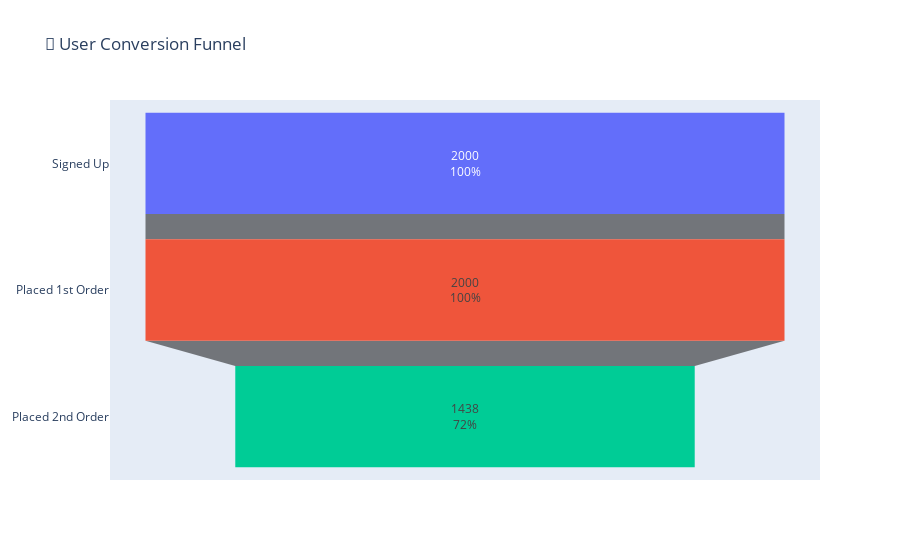
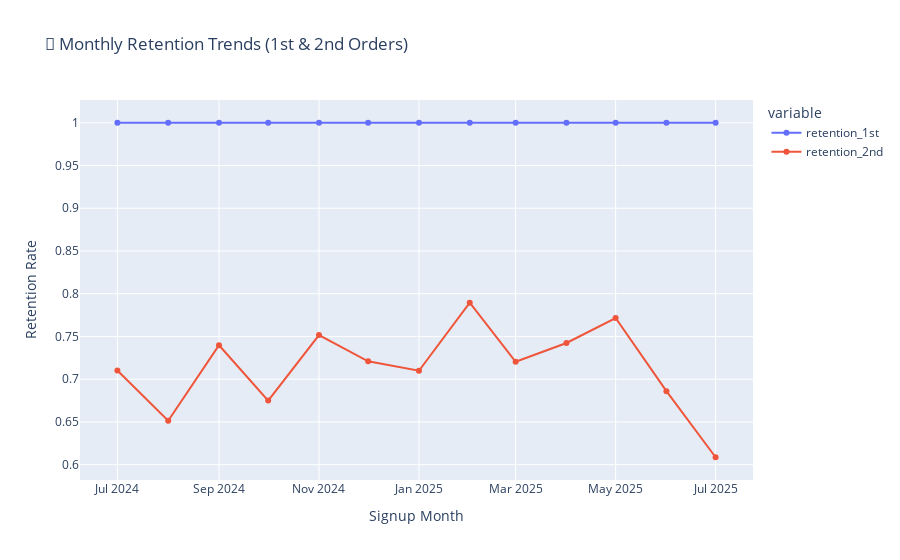
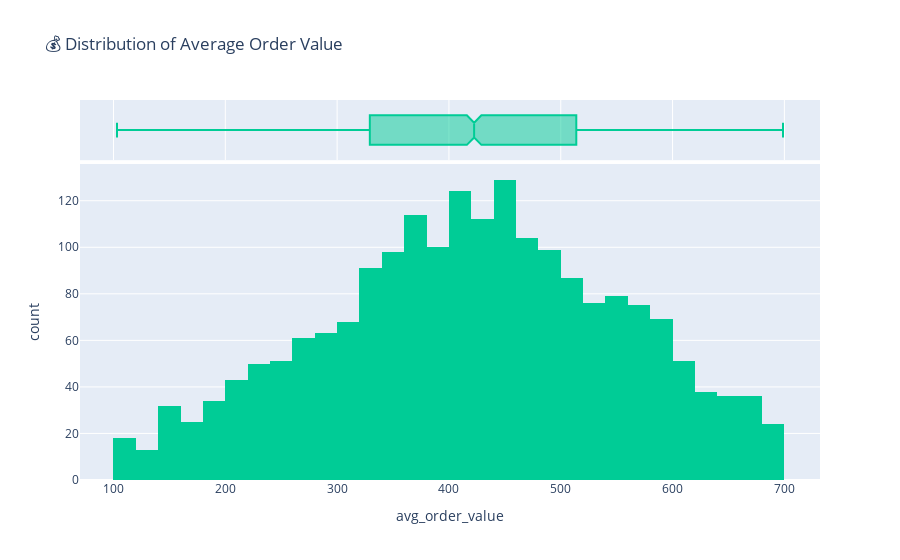
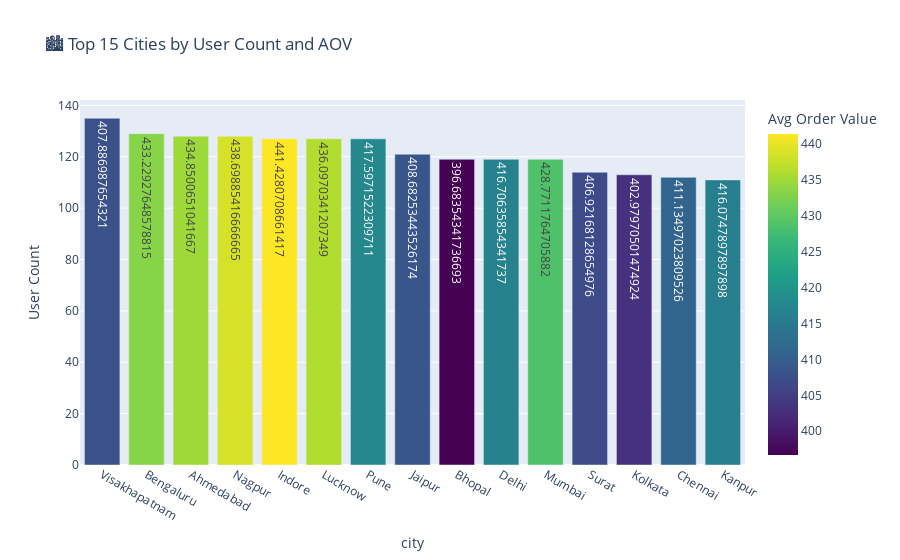

The notebook cell these images were saved under, in order:
### Code cell
import pandas as pd
import plotly.express as px
import plotly.graph_objects as go

# Load data
df = pd.read_csv("swiggy_user_orders_dataset.csv")

# -----------------------------
# 🛠️ Date Parsing & Engineering
# -----------------------------
date_cols = ['signup_date', 'first_order_date', 'second_order_date', 'third_order_date']
for col in date_cols:
    df[col] = pd.to_datetime(df[col], errors='coerce')

df['days_to_1st_order'] = (df['first_order_date'] - df['signup_date']).dt.days
df['days_between_1st_2nd'] = (df['second_order_date'] - df['first_order_date']).dt.days
df['days_between_2nd_3rd'] = (df['third_order_date'] - df['second_order_date']).dt.days
df['total_orders'] = df[['first_order_date', 'second_order_date', 'third_order_date']].notnull().sum(axis=1)
df['avg_order_value'] = df[['order_value_1', 'order_value_2', 'order_value_3']].mean(axis=1)
df['signup_month'] = df['signup_date'].dt.to_period('M').astype(str)

# ---------------------------------
# 🔽 Funnel Chart: Conversion Stages
# ---------------------------------
signup_total = df.shape[0]
first_orders = df['first_order_date'].notna().sum()
second_orders = df['second_order_date'].notna().sum()

fig_funnel = go.Figure(go.Funnel(
    y=["Signed Up", "Placed 1st Order", "Placed 2nd Order"],
    x=[signup_total, first_orders, second_orders],
    textposition="inside", textinfo="value+percent previous",
    marker=dict(color=["#636EFA", "#EF553B", "#00CC96"])
))
fig_funnel.update_layout(title="🔽 User Conversion Funnel")
fig_funnel.show()

# ----------------------------------------
# 📈 Retention Rate Over Signup Cohorts
# ----------------------------------------
monthly_ret = df.groupby('signup_month').agg(
    total_signups=('user_id', 'count'),
    first_orders=('first_order_date', lambda x: x.notna().sum()),
    second_orders=('second_order_date', lambda x: x.notna().sum())
).reset_index()

monthly_ret['retention_1st'] = monthly_ret['first_orders'] / monthly_ret['total_signups']
monthly_ret['retention_2nd'] = monthly_ret['second_orders'] / monthly_ret['total_signups']

fig_retention = px.line(
    monthly_ret,
    x='signup_month',
    y=['retention_1st', 'retention_2nd'],
    title="📅 Monthly Retention Trends (1st & 2nd Orders)",
    markers=True,
    labels={"value": "Retention Rate", "signup_month": "Signup Month"},
    color_discrete_map={'retention_1st': '#636EFA', 'retention_2nd': '#EF553B'}
)
fig_retention.show()

# -----------------------------------------------
# 🧊 Average Order Value Distribution & Outliers
# -----------------------------------------------
fig_aov = px.histogram(
    df, x="avg_order_value", nbins=40,
    marginal="box", title="💰 Distribution of Average Order Value",
    color_discrete_sequence=["#00CC96"]
)
fig_aov.show()

# ---------------------------------------------------
# 🏙️ Top Cities by User Count and Avg Order Value
# ---------------------------------------------------
city_stats = df.groupby('city').agg(
    user_count=('user_id', 'count'),
    avg_order_value=('avg_order_value', 'mean')
).sort_values('user_count', ascending=False).head(15).reset_index()

fig_city = px.bar(
    city_stats, x='city', y='user_count',
    text='avg_order_value', color='avg_order_value',
    title="🏙️ Top 15 Cities by User Count and AOV",
    labels={'user_count': 'User Count', 'avg_order_value': 'Avg Order Value'},
    color_continuous_scale='Viridis'
)
fig_city.show()

# -----------------------------------------
# 🔍 Retention by Signup Channel & Device
# -----------------------------------------
for attr in ['signup_channel', 'device']:
    attr_ret = df.groupby(attr)[['retained_7_days', 'retained_30_days']].mean().reset_index()
    fig_attr = px.bar(
        attr_ret, x=attr,
        y=['retained_7_days', 'retained_30_days'],
        barmode="group",
        title=f"📱 Retention by {attr.replace('_', ' ').title()}",
        color_discrete_map={'retained_7_days': '#AB63FA', 'retained_30_days': '#FFA15A'}
    )
    fig_attr.show()

# ------------------------------------
# 🧮 Correlation Between Key Features
# ------------------------------------
corr_cols = ['days_to_1st_order', 'days_between_1st_2nd', 'avg_order_value', 'retained_7_days', 'retained_30_days']
fig_corr = px.imshow(
    df[corr_cols].corr(), text_auto=True,
    title="📊 Correlation Heatmap of Key Metrics",
    color_continuous_scale="RdBu_r"
)
fig_corr.show()

# ----------------------------------------------------------
# ⏱️ Time to First Order vs 30-Day Retention (Trendline)
# ----------------------------------------------------------
import pandas as pd
import numpy as np
import plotly.express as px

# --- Sample DataFrame creation (replace with your actual DataFrame) ---
# df = pd.read_csv("your_data.csv")  # If loading from a CSV

# Ensure correct data types
df['days_to_1st_order'] = pd.to_numeric(df['days_to_1st_order'], errors='coerce')
df['retained_30_days'] = pd.to_numeric(df['retained_30_days'], errors='coerce')

# Drop rows with NaNs in either of the relevant columns
scatter_data = df[['days_to_1st_order', 'retained_30_days']].dropna()

# ---------------------------------------------------
# 🔁 Reorder Delays Distribution (1st to 2nd Order)
# ---------------------------------------------------
fig_reorder_delay = px.histogram(
    df[df['days_between_1st_2nd'].notna()],
    x="days_between_1st_2nd", nbins=40, marginal="rug",
    title="🕒 Distribution of Days Between 1st and 2nd Orders",
    color_discrete_sequence=["#636EFA"]
)
fig_reorder_delay.show()

# ---------------------------------------------------
# 📉 Churn Rate = Users who didn't order again
# ---------------------------------------------------
df['churned_after_1st'] = df['second_order_date'].isna()
churn_rate = df['churned_after_1st'].mean()

print(f"🧯 Churn after 1st order: {churn_rate:.2%}")

### Figure 1 — Plotly figure (JSON) as saved in the notebook; plotly's stock layout.template omitted (floating-point values rounded to 4 significant figures)
{"data": [{"marker": {"color": ["#636EFA", "#EF553B", "#00CC96"]}, "textinfo": "value+percent previous", "textposition": "inside", "type": "funnel", "x": [2000, 2000, 1438], "y": ["Signed Up", "Placed 1st Order", "Placed 2nd Order"]}], "layout": {"title": {"text": "🔽 User Conversion Funnel"}}}

### Figure 2 — Plotly figure (JSON) as saved in the notebook; plotly's stock layout.template omitted (floating-point values rounded to 4 significant figures)
{"data": [{"hovertemplate": "variable=retention_1st<br>Signup Month=%{x}<br>Retention Rate=%{y}<extra></extra>", "legendgroup": "retention_1st", "line": {"color": "#636EFA", "dash": "solid"}, "marker": {"symbol": "circle"}, "mode": "lines+markers", "name": "retention_1st", "orientation": "v", "showlegend": true, "type": "scatter", "x": ["2024-07", "2024-08", "2024-09", "2024-10", "2024-11", "2024-12", "2025-01", "2025-02", "2025-03", "2025-04", "2025-05", "2025-06", "2025-07"], "xaxis": "x", "y": [1, 1, 1, 1, 1, 1, 1, 1, 1, 1, 1, 1, 1], "yaxis": "y"}, {"hovertemplate": "variable=retention_2nd<br>Signup Month=%{x}<br>Retention Rate=%{y}<extra></extra>", "legendgroup": "retention_2nd", "line": {"color": "#EF553B", "dash": "solid"}, "marker": {"symbol": "circle"}, "mode": "lines+markers", "name": "retention_2nd", "orientation": "v", "showlegend": true, "type": "scatter", "x": ["2024-07", "2024-08", "2024-09", "2024-10", "2024-11", "2024-12", "2025-01", "2025-02", "2025-03", "2025-04", "2025-05", "2025-06", "2025-07"], "xaxis": "x", "y": [0.7101, 0.6514, 0.7397, 0.675, 0.7517, 0.7209, 0.7099, 0.7895, 0.7204, 0.7423, 0.7716, 0.686, 0.6087], "yaxis": "y"}], "layout": {"legend": {"title": {"text": "variable"}, "tracegroupgap": 0}, "title": {"text": "📅 Monthly Retention Trends (1st & 2nd Orders)"}, "xaxis": {"anchor": "y", "domain": [0, 1], "title": {"text": "Signup Month"}}, "yaxis": {"anchor": "x", "domain": [0, 1], "title": {"text": "Retention Rate"}}}}

### Figure 3 — Plotly figure (JSON) as saved in the notebook; plotly's stock layout.template omitted (floating-point values rounded to 4 significant figures; data arrays with more than 128 entries replaced by an {"elided": "..."} marker saying what was removed)
{"data": [{"alignmentgroup": "True", "bingroup": "x", "hovertemplate": "avg_order_value=%{x}<br>count=%{y}<extra></extra>", "legendgroup": "", "marker": {"color": "#00CC96", "pattern": {"shape": ""}}, "name": "", "nbinsx": 40, "offsetgroup": "", "orientation": "v", "showlegend": false, "type": "histogram", "x": {"elided": "2000 float values"}, "xaxis": "x", "yaxis": "y"}, {"alignmentgroup": "True", "hovertemplate": "avg_order_value=%{x}<extra></extra>", "legendgroup": "", "marker": {"color": "#00CC96"}, "name": "", "notched": true, "offsetgroup": "", "showlegend": false, "type": "box", "x": {"elided": "2000 float values"}, "xaxis": "x2", "yaxis": "y2"}], "layout": {"barmode": "relative", "legend": {"tracegroupgap": 0}, "title": {"text": "💰 Distribution of Average Order Value"}, "xaxis": {"anchor": "y", "domain": [0, 1], "title": {"text": "avg_order_value"}}, "xaxis2": {"anchor": "y2", "domain": [0, 1], "matches": "x", "showgrid": true, "showticklabels": false}, "yaxis": {"anchor": "x", "domain": [0, 0.8316], "title": {"text": "count"}}, "yaxis2": {"anchor": "x2", "domain": [0.8416, 1], "matches": "y2", "showgrid": false, "showline": false, "showticklabels": false, "ticks": ""}}}

### Figure 4 — Plotly figure (JSON) as saved in the notebook; plotly's stock layout.template omitted (floating-point values rounded to 4 significant figures)
{"data": [{"alignmentgroup": "True", "hovertemplate": "city=%{x}<br>User Count=%{y}<br>Avg Order Value=%{marker.color}<extra></extra>", "legendgroup": "", "marker": {"color": [407.9, 433.2, 434.9, 438.7, 441.4, 436.1, 417.6, 408.7, 396.7, 416.7, 428.8, 406.9, 403.0, 411.1, 416.1], "coloraxis": "coloraxis", "pattern": {"shape": ""}}, "name": "", "offsetgroup": "", "orientation": "v", "showlegend": false, "text": [407.9, 433.2, 434.9, 438.7, 441.4, 436.1, 417.6, 408.7, 396.7, 416.7, 428.8, 406.9, 403.0, 411.1, 416.1], "textposition": "auto", "type": "bar", "x": ["Visakhapatnam", "Bengaluru", "Ahmedabad", "Nagpur", "Indore", "Lucknow", "Pune", "Jaipur", "Bhopal", "Delhi", "Mumbai", "Surat", "Kolkata", "Chennai", "Kanpur"], "xaxis": "x", "y": [135, 129, 128, 128, 127, 127, 127, 121, 119, 119, 119, 114, 113, 112, 111], "yaxis": "y"}], "layout": {"barmode": "relative", "coloraxis": {"colorbar": {"title": {"text": "Avg Order Value"}}, "colorscale": [[0, "#440154"], [0.1111, "#482878"], [0.2222, "#3e4989"], [0.3333, "#31688e"], [0.4444, "#26828e"], [0.5556, "#1f9e89"], [0.6667, "#35b779"], [0.7778, "#6ece58"], [0.8889, "#b5de2b"], [1, "#fde725"]]}, "legend": {"tracegroupgap": 0}, "title": {"text": "🏙️ Top 15 Cities by User Count and AOV"}, "xaxis": {"anchor": "y", "domain": [0, 1], "title": {"text": "city"}}, "yaxis": {"anchor": "x", "domain": [0, 1], "title": {"text": "User Count"}}}}
